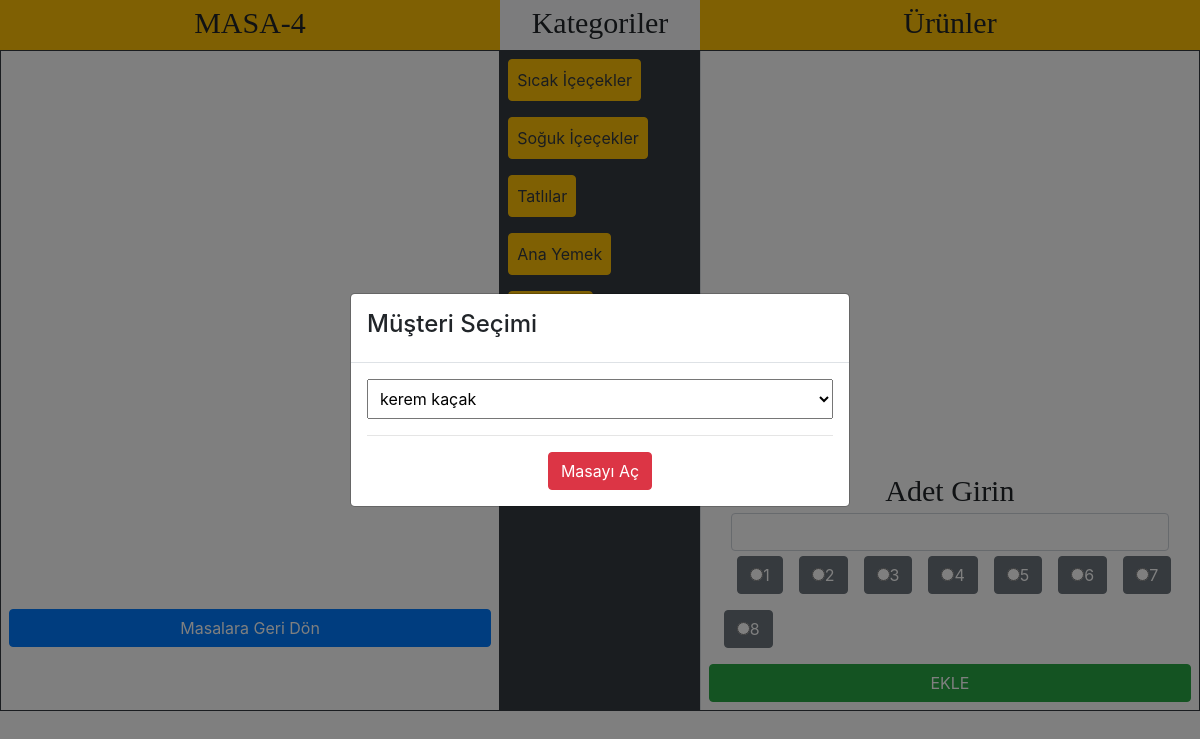
The app's page /masadetaylari.php?masaid=4 with its own data.
### tables this page shows
CREATE TABLE `masalar` (
  `id` int(11) NOT NULL,
  `ad` varchar(20) NOT NULL
);

CREATE TABLE `kategoriler` (
  `id` int(11) NOT NULL,
  `ad` varchar(20) NOT NULL,
  `mutfakdurum` int(11) NOT NULL DEFAULT 0
);

### masadetaylari.php (the view, shortened to what this page needs)
<?php
	include("fonksiyon/fonksiyon.php");
	$masadetay=new restoraniskelet;
	@$masaid=$_GET["masaid"];
?>
<!DOCTYPE html PUBLIC "-//W3C//DTD XHTML 1.0 Transitional//EN" "http://www.w3.org/TR/xhtml1/DTD/xhtml1-transitional.dtd">
<html xmlns="http://www.w3.org/1999/xhtml">
<head>
<link rel="stylesheet" href="dosyalar/bootstrap.css" >
<body>
<?php
	if($masaid!=""):
		$son=$masadetay->masalarigetir($db,$masaid);
		$dizi=$son->fetch_assoc();
?>
  <div class="container-fluid">
				<div class="row" id="rows">
							<div class="col-md-5	bg-warning  mx-auto text-center" id="rows"><?php echo $dizi["ad"];?></div>
							<div class="col-md-2	bg-light  mx-auto  text-center" id="rows">Kategoriler</div>
							<div class="col-md-5 	bg-warning  mx-auto  text-center" id="rows">Ürünler</div>
				</div>
					<div class="row border  border-dark" style="min-height:600px;">
						<div class="col-md-5 border-right border-dark">
							<div class="row">
									<div class="col-md-12" style="min-height:550px;">
									</div>
										<div class="col-md-12 p-2">
									<a href="index.php" class="btn btn-primary btn-block">Masalara Geri Dön</a>
										</div>
							</div>
						</div>
							<div class="col-md-2 border-right border-dark table-dark" id="urunler">
									<div class="row" id="kerem">
									<?php $masadetay->urunkategori($db);?>
									</div>
							</div>
									<div class="col-md-5 border-left">
										<div class="row">
											<form id="ilkform">
												<div class="col-md-12" id="sonuc" style="min-height:417px;">	</div>
											</div>
											<div class="row">
												<div class="col-md-12" style="min-height:80px;">
												<?php
													echo'<div class="col-md-12 mx-auto  text-center" id="rows">Adet Girin
													<div class="form-group">
													      <input type="number" class="form-control text-center" min="0" id="email" name="adet">
													    </div>
													</div>';
												?>
												</div>
													</div>
													<div class="row">
												<div class="col-md-12" style="min-height:50px;">
												<?php
												for($i=1; $i<=8; $i++) :
													echo'<label class="btn btn-secondary m-2"><input name="adet" type="radio" value="'.$i.'"/>'.$i.'</label>';
												endfor;
												?>
												</div>
												</div>
													<div class="row">
												<div class="col-md-12 p-2">
													<input type="button" id="btn" value="EKLE" class="btn btn-success btn-block">
													</div>
														</div>
										</div>
				</div>
		</div>
<?php
else:
	echo"hata var";
endif;
?>
</body>
</html>
<link rel="stylesheet" href="dosyalar/bootstrap.css">
  <div class="modal fade" id="myModal" role="dialog">
    <div class="modal-dialog modal-dialog-centered">
      <div class="modal-content">
        <div class="modal-header">
		<h4>Müşteri Seçimi</h4>
        </div>
        <div class="modal-body">
		<form id="ilkform2">
          <select name="musteri" id="musteri" class="mx-auto p-2" style="width: 100%;height: 40px;">
													<?php
														$baglanti=mysqli_connect("localhost","root","","restoran");
														$sql=mysqli_query($baglanti,"select*from musteri");
														while($row=mysqli_fetch_assoc($sql)) {
														  $ID=$row["ID"];
														  ?>
														  <?php
														  echo "
														  <option name=$musteri value=$ID>".$row["adsoyad"]."</option>";
														}
														?>
													</select>
        <div class="mt-3 mx-auto" style="text-align:center;">
			<hr />
			<button type="button" id="btn2" class="btn btn-danger mx-auto" data-dismiss="modal">Masayı Aç</button>
		</div>
</form>
        </div>
      </div>
    </div>
  </div>

### fonksiyon/fonksiyon.php (shortened to what this page needs)
<?php
class restoraniskelet{
    public function sorgum($vt,$sorgu,$tercih) {
      $a=$sorgu;
      $b=$vt->prepare($a);
      $b->execute();
      if($tercih==1):
      return	$c=$b->get_result();
      endif;
    }
  function masalarigetir($vt,$id){
    $get="select  *from masalar where id=$id";
    return $this->sorgum($vt,$get,1);
  }
  function urunkategori($db){
     $urunk="select * from kategoriler";
     $gelen=$this->sorgum($db,$urunk,1);
     while($son=$gelen->fetch_assoc()) :
       echo '<a class="btn btn-warning p-2 m-2 text-dark" sectionId="'.$son["id"].'">'.$son["ad"].'</a><br>';
     endwhile;
  }
 }
?>

### masadetaylari.php (style rules this page uses)
#rows { height:50px; font-size:30px; font-family:Comic Sans MS; }

### records on screen
masalar: ad "MASA-4"
kategoriler: ad "Sıcak İçeçekler"
kategoriler: ad "Soğuk İçeçekler"
kategoriler: ad "Tatlılar"
kategoriler: ad "Ana Yemek"

### other values on screen
form field musteri "kerem kaçak"
